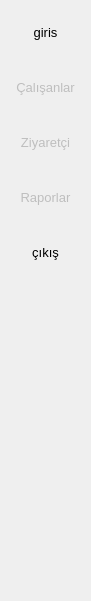
    <widget class="QFrame" name="leftMenuFrame">
     <property name="geometry">
      <rect>
       <x>0</x>
       <y>0</y>
       <width>91</width>
       <height>601</height>
      </rect>
     </property>
     <property name="styleSheet">
      <string notr="true">font: 10pt &quot;Segoe UI&quot;;
QPushButton {
	border-radius:0px;
}</string>
     </property>
     <property name="frameShape">
      <enum>QFrame::NoFrame</enum>
     </property>
     <property name="frameShadow">
      <enum>QFrame::Raised</enum>
     </property>
     <layout class="QVBoxLayout" name="verticalMenuLayout">
      <property name="spacing">
       <number>0</number>
      </property>
      <property name="leftMargin">
       <number>0</number>
      </property>
      <property name="topMargin">
       <number>0</number>
      </property>
      <property name="rightMargin">
       <number>0</number>
      </property>
      <property name="bottomMargin">
       <number>0</number>
      </property>
      <item alignment="Qt::AlignTop">
       <widget class="QFrame" name="topMenu">
        <property name="styleSheet">
         <string notr="true">border-radius:0px;</string>
        </property>
        <property name="frameShape">
         <enum>QFrame::NoFrame</enum>
        </property>
        <property name="frameShadow">
         <enum>QFrame::Raised</enum>
        </property>
        <layout class="QVBoxLayout" name="verticalLayout_8">
         <property name="spacing">
          <number>10</number>
         </property>
         <property name="leftMargin">
          <number>0</number>
         </property>
         <property name="topMargin">
          <number>10</number>
         </property>
         <property name="rightMargin">
          <number>0</number>
         </property>
         <property name="bottomMargin">
          <number>0</number>
         </property>
         <item>
          <widget class="QPushButton" name="btn_girisekrani">
           <property name="sizePolicy">
            <sizepolicy hsizetype="Expanding" vsizetype="Fixed">
             <horstretch>0</horstretch>
             <verstretch>0</verstretch>
            </sizepolicy>
           </property>
           <property name="minimumSize">
            <size>
             <width>0</width>
             <height>45</height>
            </size>
           </property>
           <property name="font">
            <font>
             <family>Segoe UI</family>
             <pointsize>10</pointsize>
             <weight>50</weight>
             <italic>false</italic>
             <bold>false</bold>
            </font>
           </property>
           <property name="cursor">
            <cursorShape>PointingHandCursor</cursorShape>
           </property>
           <property name="layoutDirection">
            <enum>Qt::LeftToRight</enum>
           </property>
           <property name="styleSheet">
            <string notr="true"/>
           </property>
           <property name="text">
            <string>giris</string>
           </property>
          </widget>
         </item>
         <item>
          <widget class="QPushButton" name="btn_calisanlar">
           <property name="enabled">
            <bool>false</bool>
           </property>
           <property name="sizePolicy">
            <sizepolicy hsizetype="Expanding" vsizetype="Fixed">
             <horstretch>0</horstretch>
             <verstretch>0</verstretch>
            </sizepolicy>
           </property>
           <property name="minimumSize">
            <size>
             <width>0</width>
             <height>45</height>
            </size>
           </property>
           <property name="font">
            <font>
             <family>Segoe UI</family>
             <pointsize>10</pointsize>
             <weight>50</weight>
             <italic>false</italic>
             <bold>false</bold>
            </font>
           </property>
           <property name="cursor">
            <cursorShape>PointingHandCursor</cursorShape>
           </property>
           <property name="layoutDirection">
            <enum>Qt::LeftToRight</enum>
           </property>
           <property name="styleSheet">
            <string notr="true"/>
           </property>
           <property name="text">
            <string>Çalışanlar</string>
           </property>
          </widget>
         </item>
         <item>
          <widget class="QPushButton" name="btn_ziyaretci">
           <property name="enabled">
            <bool>false</bool>
           </property>
           <property name="sizePolicy">
            <sizepolicy hsizetype="Expanding" vsizetype="Minimum">
             <horstretch>0</horstretch>
             <verstretch>0</verstretch>
            </sizepolicy>
           </property>
           <property name="minimumSize">
            <size>
             <width>0</width>
             <height>45</height>
            </size>
           </property>
           <property name="font">
            <font>
             <family>Segoe UI</family>
             <pointsize>10</pointsize>
             <weight>50</weight>
             <italic>false</italic>
             <bold>false</bold>
            </font>
           </property>
           <property name="cursor">
            <cursorShape>PointingHandCursor</cursorShape>
           </property>
           <property name="layoutDirection">
            <enum>Qt::LeftToRight</enum>
           </property>
           <property name="styleSheet">
            <string notr="true"/>
           </property>
           <property name="text">
            <string>Ziyaretçi</string>
           </property>
          </widget>
         </item>
         <item>
          <widget class="QPushButton" name="btn_raporlar">
           <property name="enabled">
            <bool>false</bool>
           </property>
           <property name="sizePolicy">
            <sizepolicy hsizetype="Expanding" vsizetype="Fixed">
             <horstretch>0</horstretch>
             <verstretch>0</verstretch>
            </sizepolicy>
           </property>
           <property name="minimumSize">
            <size>
             <width>0</width>
             <height>45</height>
            </size>
           </property>
           <property name="font">
            <font>
             <family>Segoe UI</family>
             <pointsize>10</pointsize>
             <weight>50</weight>
             <italic>false</italic>
             <bold>false</bold>
            </font>
           </property>
           <property name="cursor">
            <cursorShape>PointingHandCursor</cursorShape>
           </property>
           <property name="layoutDirection">
            <enum>Qt::LeftToRight</enum>
           </property>
           <property name="styleSheet">
            <string notr="true"/>
           </property>
           <property name="text">
            <string>Raporlar</string>
           </property>
          </widget>
         </item>
         <item>
          <widget class="QPushButton" name="btn_exit">
           <property name="sizePolicy">
            <sizepolicy hsizetype="Expanding" vsizetype="Fixed">
             <horstretch>0</horstretch>
             <verstretch>0</verstretch>
            </sizepolicy>
           </property>
           <property name="minimumSize">
            <size>
             <width>0</width>
             <height>45</height>
            </size>
           </property>
           <property name="font">
            <font>
             <family>Segoe UI</family>
             <pointsize>10</pointsize>
             <weight>50</weight>
             <italic>false</italic>
             <bold>false</bold>
            </font>
           </property>
           <property name="cursor">
            <cursorShape>PointingHandCursor</cursorShape>
           </property>
           <property name="layoutDirection">
            <enum>Qt::LeftToRight</enum>
           </property>
           <property name="styleSheet">
            <string notr="true"/>
           </property>
           <property name="text">
            <string>çıkış</string>
           </property>
          </widget>
         </item>
        </layout>
       </widget>
      </item>
     </layout>
    </widget>
